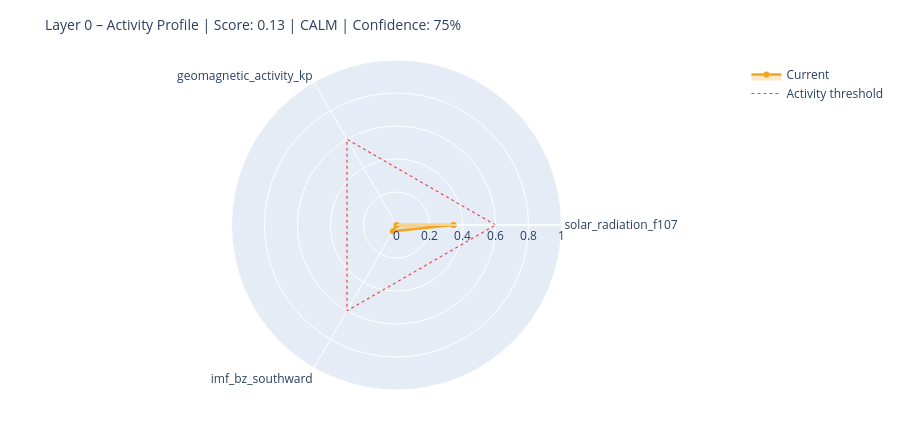

The code cell stored with this chart in its notebook:
### Markdown cell above
---
## 6. State Assessment & Handoff to Layer 1

### Code cell
# ============================================================
# STEP 1 – Collect raw values with source modes
# Mode: 'primary' | 'fallback_3h' | 'last_valid' | 'missing'
# ============================================================

def safe_last(df, col):
    if df is None or col not in df.columns: return None
    s = df[col].dropna()
    return float(s.iloc[-1]) if not s.empty else None

f107_now = safe_last(df_f107, 'f10.7')
bz_now   = safe_last(df_mag,  'bz_gsm')
kp_now   = safe_last(df_kp,   'kp')
sw_now   = safe_last(df_sw,   'speed')

source_modes = {
    'F10.7':    'primary'  if f107_now is not None else 'missing',
    'Kp':       'primary'  if kp_now   is not None else 'missing',
    'IMF_Bz':   'primary'  if bz_now   is not None else 'missing',
    'SW_speed': 'primary'  if sw_now   is not None else 'missing',
}

# Kp Fallback – 3h endpoint
if kp_now is None:
    try:
        r = requests.get(
            'https://services.swpc.noaa.gov/json/noaa-planetary-k-index.json',
            timeout=10)
        r.raise_for_status()
        fb = pd.DataFrame(r.json())
        tc = next((c for c in fb.columns if 'time' in c.lower()), fb.columns[0])
        kc = next((c for c in fb.columns if 'kp' in c.lower() and c != tc), None)
        if kc:
            fb[kc] = fb[kc].astype(str).str.extract(r'([0-9]+(?:\.[0-9]*)?)')[0]
            fb[kc] = pd.to_numeric(fb[kc], errors='coerce')
            fb = fb[fb[kc] >= 0].dropna(subset=[kc])
            if not fb.empty:
                kp_now = float(fb[kc].iloc[-1])
                source_modes['Kp'] = 'fallback_3h'
                print(f'  Kp fallback (3h): {kp_now:.1f}')
    except Exception as e:
        print(f'  Kp fallback failed: {e}')

# Solar Wind Fallback – last valid value
if sw_now is None and df_sw is not None and 'speed' in df_sw.columns:
    s = df_sw['speed'].dropna()
    if not s.empty:
        sw_now = float(s.iloc[-1])
        source_modes['SW_speed'] = 'last_valid'
        print(f'  SW fallback (last_valid): {sw_now:.0f} km/s')

print()
print('Source modes:', source_modes)

# ============================================================
# STEP 2 – Score from available components only
# ============================================================

def norm(v, lo, hi):
    if v is None: return None
    return max(0.0, min(1.0, (v - lo) / (hi - lo)))

COMPONENTS = {
    'solar_radiation_f107':    (f107_now, norm(f107_now, 60, 250)),
    'geomagnetic_activity_kp': (kp_now,   norm(kp_now,   0,   9)),
    'imf_bz_southward':        (bz_now,   norm(-(bz_now or 0) if bz_now else None, -5, 30)
                                           if bz_now is not None else None),
    'solar_wind_speed':        (sw_now,   norm(sw_now, 300, 800)),
}

available   = {k: v[1] for k, v in COMPONENTS.items() if v[1] is not None}
unavailable = [k for k, v in COMPONENTS.items() if v[1] is None]

layer0_score = round(sum(available.values()) / len(available), 4) if available else None
confidence   = round(len(available) / len(COMPONENTS), 2)

level = ('unknown'  if layer0_score is None
         else 'calm'     if layer0_score < 0.3
         else 'moderate' if layer0_score < 0.6
         else 'active')

# ============================================================
# STEP 3 – Dominant Driver
# ============================================================

def dominant_driver(kp, f107, bz, sw):
    candidates = []
    if kp   is not None and kp   >= 4:   candidates.append(('geomagnetic',    kp / 9))
    if sw   is not None and sw   >= 500:  candidates.append(('solar_wind',     sw / 800))
    if bz   is not None and bz   <= -5:   candidates.append(('imf_southward',  abs(bz) / 30))
    if f107 is not None and f107 >= 150:  candidates.append(('solar_radiation',f107 / 250))
    return max(candidates, key=lambda x: x[1])[0] if candidates else 'none'

driver = dominant_driver(kp_now, f107_now, bz_now, sw_now)

# ============================================================
# STEP 4 – Downstream expectations
# ============================================================

def downstream_expectation(driver, score, kp, bz, f107):
    exp = {
        'magnetosphere':        'calm',
        'ionosphere':           'calm',
        'schumann_resonance':   'unchanged',
        'lithosphere_currents': 'low',
    }
    if driver == 'geomagnetic' or (kp and kp >= 5):
        exp['magnetosphere']        = 'compressed / storm'
        exp['ionosphere']           = 'elevated disturbance (TEC variability)'
        exp['schumann_resonance']   = 'elevated amplitude possible'
        exp['lithosphere_currents'] = 'elevated induction currents'
    elif driver == 'imf_southward' or (bz and bz <= -5):
        exp['magnetosphere']        = 'energy coupling active'
        exp['ionosphere']           = 'elevated electron density possible'
        exp['schumann_resonance']   = 'slight modulation possible'
    elif driver == 'solar_radiation' or (f107 and f107 >= 150):
        exp['ionosphere']           = 'elevated ionization (F-layer)'
        exp['schumann_resonance']   = 'slightly elevated background activity'
    return exp

downstream = downstream_expectation(driver, layer0_score, kp_now, bz_now, f107_now)

# ============================================================
# CONSOLE OUTPUT
# ============================================================

W = 58
print('=' * W)
print('LAYER 0 – STATE ASSESSMENT')
print('=' * W)
for name, (raw_v, score_v) in COMPONENTS.items():
    if score_v is not None:
        bar = '█' * int(score_v * 20) + '░' * (20 - int(score_v * 20))
        print(f'  {name:<35}  {bar}  {score_v:.2f}')
    else:
        print(f'  {name:<35}  {"─" * 20}  n/a')
print('-' * W)
print(f'  Score ({len(available)}/{len(COMPONENTS)} components):  {layer0_score:.3f}')
print(f'  Confidence:         {confidence:.0%}')
print(f'  Level:              {level.upper()}')
print(f'  Dominant Driver:    {driver}')

# Radar chart
cats = list(available.keys())
vals = list(available.values())
if len(cats) >= 3:
    fig = go.Figure()
    fig.add_trace(go.Scatterpolar(
        r=vals + [vals[0]], theta=cats + [cats[0]],
        fill='toself', fillcolor='rgba(242,166,35,0.25)',
        line=dict(color='#F2A623', width=2.5), name='Current'
    ))
    fig.add_trace(go.Scatterpolar(
        r=[0.6] * (len(cats) + 1), theta=cats + [cats[0]],
        line=dict(color='#E24B4A', dash='dot', width=1.2),
        mode='lines', name='Activity threshold'
    ))
    fig.update_layout(
        title=dict(text=f'Layer 0 – Activity Profile | Score: {layer0_score:.2f} | {level.upper()} | Confidence: {confidence:.0%}',
                   font=dict(size=14)),
        polar=dict(radialaxis=dict(visible=True, range=[0, 1])),
        height=430, showlegend=True,
        margin=dict(l=60, r=60, t=60, b=40)
    )
    fig.show()

### Figure 1 — Plotly figure (JSON) as saved in the notebook; plotly's stock layout.template omitted (floating-point values rounded to 4 significant figures)
{"data": [{"fill": "toself", "fillcolor": "rgba(242,166,35,0.25)", "line": {"color": "#F2A623", "width": 2.5}, "name": "Current", "r": [0.3457, 0.0, 0.04371, 0.3457], "theta": ["solar_radiation_f107", "geomagnetic_activity_kp", "imf_bz_southward", "solar_radiation_f107"], "type": "scatterpolar"}, {"line": {"color": "#E24B4A", "dash": "dot", "width": 1.2}, "mode": "lines", "name": "Activity threshold", "r": [0.6, 0.6, 0.6, 0.6], "theta": ["solar_radiation_f107", "geomagnetic_activity_kp", "imf_bz_southward", "solar_radiation_f107"], "type": "scatterpolar"}], "layout": {"height": 430, "margin": {"b": 40, "l": 60, "r": 60, "t": 60}, "polar": {"radialaxis": {"range": [0, 1], "visible": true}}, "showlegend": true, "title": {"font": {"size": 14}, "text": "Layer 0 – Activity Profile | Score: 0.13 | CALM | Confidence: 75%"}}}
